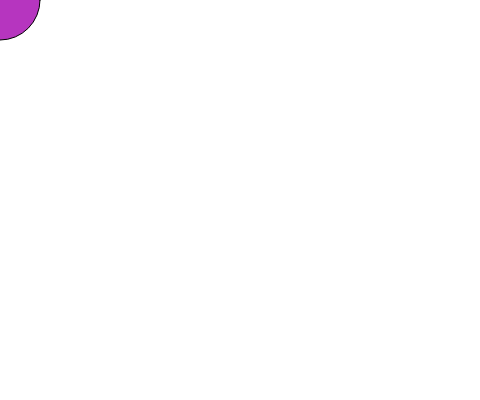
Frame 1 (no input)
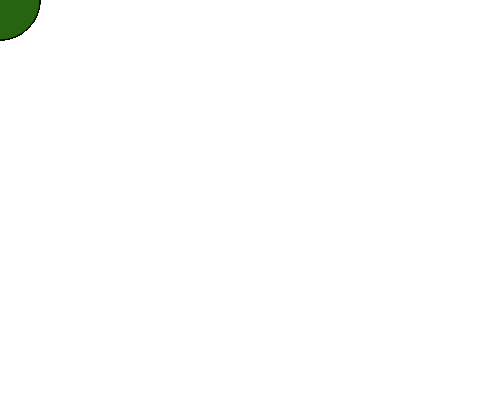
Frame 60 (no input)
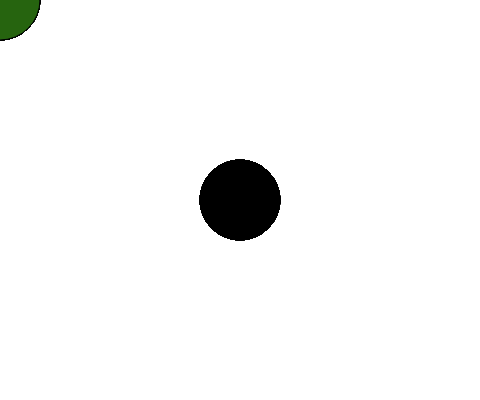
Frame 120 (the mouse pressed at the canvas centre since frame 60)

The p5.js sketch that drew these frames (run headless with seeded random() and noise() and a simulated clock; from frame 60 on, the mouse is pressed at the canvas centre):

// p5.js sketch
// ── sketch.js
function setup() {
  createCanvas(480, 400);
}
function windowResized() {
  centerCanvas();
}
function draw() {
  if(mouseIsPressed){
    fill(0);
  } else{
    fill(random (255), random (255), random (255));
  } 
  ellipse(mouseX,mouseY, 80, 80);
}
